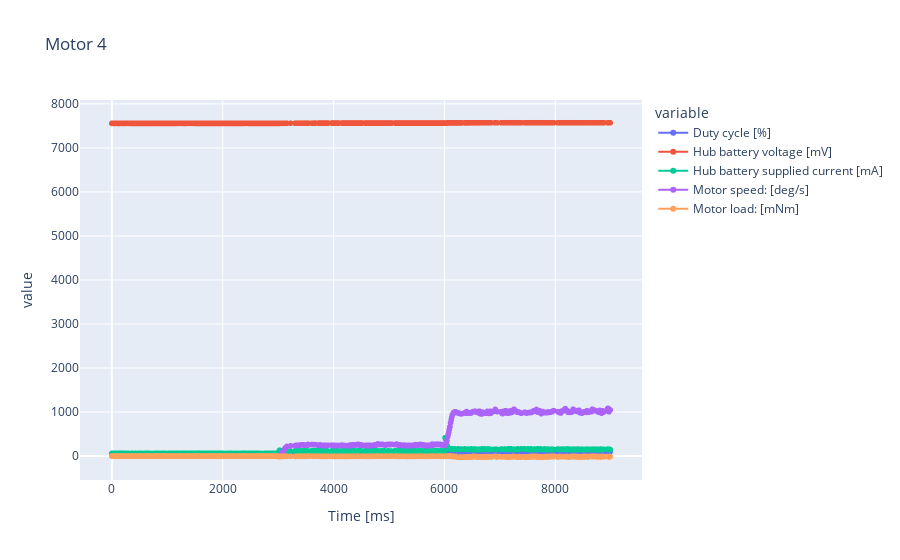

Write notebook code for a chart like this one.
### Code cell
visualize_data(title="Motor 4", data = load_and_format_data("tests/motor_4_program_1.txt"))

### Figure 1 — Plotly figure (JSON) as saved in the notebook; plotly's stock layout.template omitted (floating-point values rounded to 4 significant figures; data arrays with more than 128 entries replaced by an {"elided": "..."} marker saying what was removed)
{"data": [{"hovertemplate": "variable=Duty cycle [%]<br>Time [ms]=%{x}<br>value=%{y}<extra></extra>", "legendgroup": "Duty cycle [%]", "line": {"color": "#636efa", "dash": "solid"}, "marker": {"symbol": "circle"}, "mode": "lines+markers", "name": "Duty cycle [%]", "showlegend": true, "type": "scattergl", "x": {"elided": "744 int values"}, "xaxis": "x", "y": {"elided": "744 int values"}, "yaxis": "y"}, {"hovertemplate": "variable=Hub battery voltage [mV]<br>Time [ms]=%{x}<br>value=%{y}<extra></extra>", "legendgroup": "Hub battery voltage [mV]", "line": {"color": "#EF553B", "dash": "solid"}, "marker": {"symbol": "circle"}, "mode": "lines+markers", "name": "Hub battery voltage [mV]", "showlegend": true, "type": "scattergl", "x": {"elided": "744 int values"}, "xaxis": "x", "y": {"elided": "744 int values"}, "yaxis": "y"}, {"hovertemplate": "variable=Hub battery supplied current [mA]<br>Time [ms]=%{x}<br>value=%{y}<extra></extra>", "legendgroup": "Hub battery supplied current [mA]", "line": {"color": "#00cc96", "dash": "solid"}, "marker": {"symbol": "circle"}, "mode": "lines+markers", "name": "Hub battery supplied current [mA]", "showlegend": true, "type": "scattergl", "x": {"elided": "744 int values"}, "xaxis": "x", "y": {"elided": "744 int values"}, "yaxis": "y"}, {"hovertemplate": "variable=Motor speed: [deg/s]<br>Time [ms]=%{x}<br>value=%{y}<extra></extra>", "legendgroup": "Motor speed: [deg/s]", "line": {"color": "#ab63fa", "dash": "solid"}, "marker": {"symbol": "circle"}, "mode": "lines+markers", "name": "Motor speed: [deg/s]", "showlegend": true, "type": "scattergl", "x": {"elided": "744 int values"}, "xaxis": "x", "y": {"elided": "744 int values"}, "yaxis": "y"}, {"hovertemplate": "variable=Motor load: [mNm]<br>Time [ms]=%{x}<br>value=%{y}<extra></extra>", "legendgroup": "Motor load: [mNm]", "line": {"color": "#FFA15A", "dash": "solid"}, "marker": {"symbol": "circle"}, "mode": "lines+markers", "name": "Motor load: [mNm]", "showlegend": true, "type": "scattergl", "x": {"elided": "744 int values"}, "xaxis": "x", "y": {"elided": "744 int values"}, "yaxis": "y"}], "layout": {"legend": {"title": {"text": "variable"}, "tracegroupgap": 0}, "title": {"text": "Motor 4"}, "xaxis": {"anchor": "y", "domain": [0, 1], "title": {"text": "Time [ms]"}}, "yaxis": {"anchor": "x", "domain": [0, 1], "title": {"text": "value"}}}}
